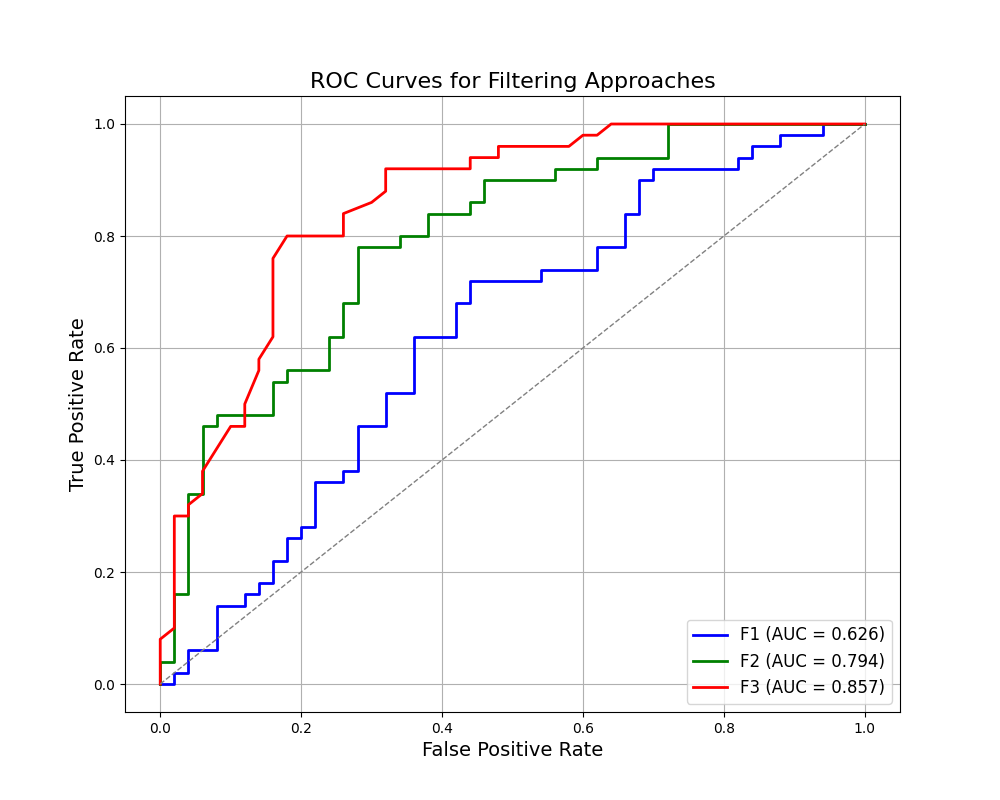

Python code for this plot:
import pandas as pd
import matplotlib.pyplot as plt
from sklearn.metrics import auc
import os

# Define the Excel file names
excel_files = {
    'F1': 'simulate_max_results_F1.xlsx',
    'F2': 'simulate_max_results_F2.xlsx',
    'F3': 'simulate_max_results_F3.xlsx'
}

# Initialize a dictionary to store ROC data and AUC scores
roc_data = {}
auc_scores = {}

# Iterate over each file and extract ROC data
for approach, file in excel_files.items():
    if not os.path.exists(file):
        print(f"Error: File '{file}' not found.")
        continue

    # Read the "ROC Curve Data" sheet
    try:
        df = pd.read_excel(file, sheet_name='ROC Curve Data')
    except ValueError:
        print(f"Error: 'ROC Curve Data' sheet not found in '{file}'.")
        continue

    # Ensure the necessary columns are present
    if not {'False Positive Rate', 'True Positive Rate'}.issubset(df.columns):
        print(f"Error: Required columns not found in 'ROC Curve Data' of '{file}'.")
        continue

    # Extract FPR and TPR
    fpr = df['False Positive Rate'].astype(float)
    tpr = df['True Positive Rate'].astype(float)

    # Compute AUC
    roc_auc = auc(fpr, tpr)
    auc_scores[approach] = roc_auc

    # Store the ROC data
    roc_data[approach] = (fpr, tpr)

# Plotting the ROC curves
plt.figure(figsize=(10, 8))
colors = {'F1': 'blue', 'F2': 'green', 'F3': 'red'}
for approach, (fpr, tpr) in roc_data.items():
    plt.plot(fpr, tpr, color=colors[approach], lw=2,
             label=f'{approach} (AUC = {auc_scores[approach]:.3f})')

# Plot the diagonal line for reference
plt.plot([0, 1], [0, 1], color='gray', lw=1, linestyle='--')

# Configure plot aesthetics
plt.xlabel('False Positive Rate', fontsize=14)
plt.ylabel('True Positive Rate', fontsize=14)
plt.title('ROC Curves for Filtering Approaches', fontsize=16)
plt.legend(loc='lower right', fontsize=12)
plt.grid(True)

# Save the plot to a file
plt.savefig('roc_curves.png')
plt.close()

print("ROC curves have been successfully plotted and saved as 'roc_curves.png'.")
